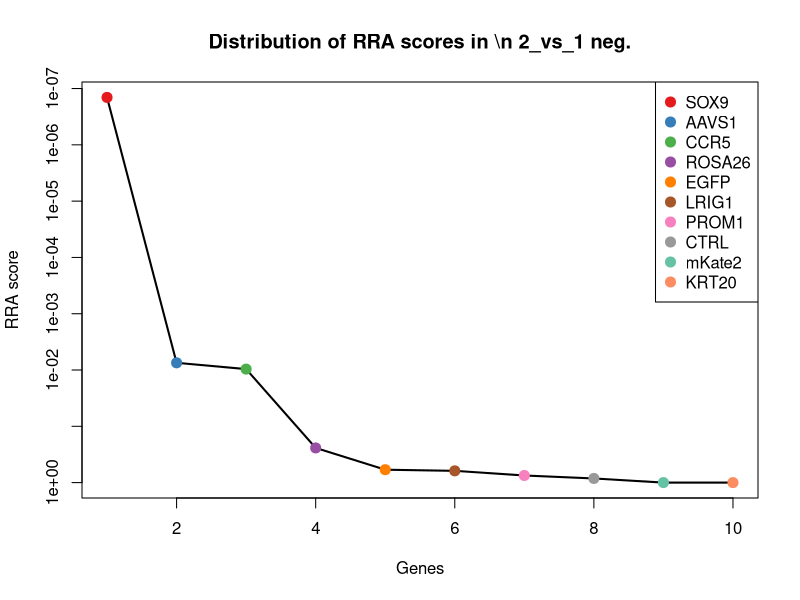
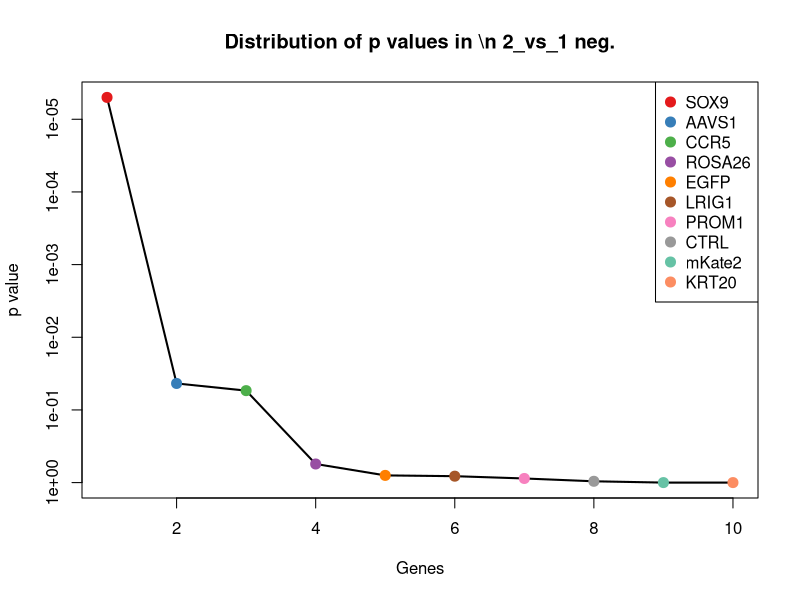
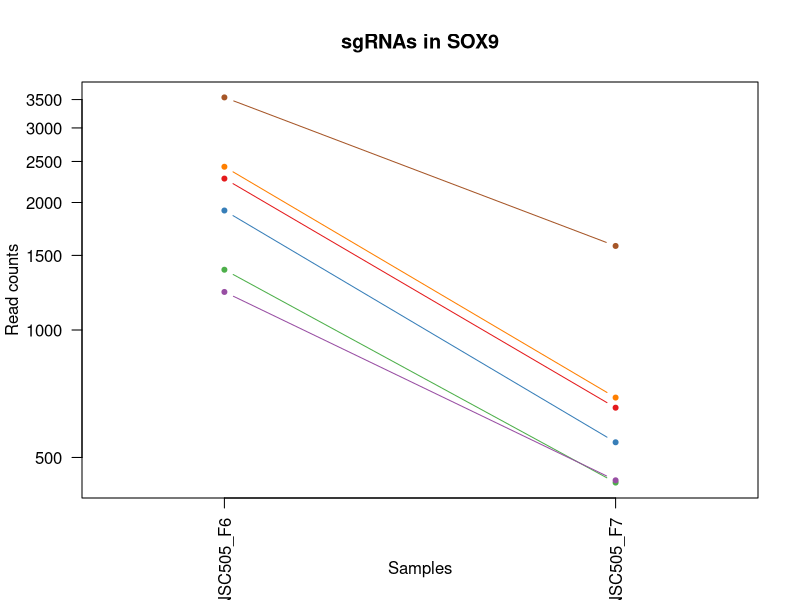
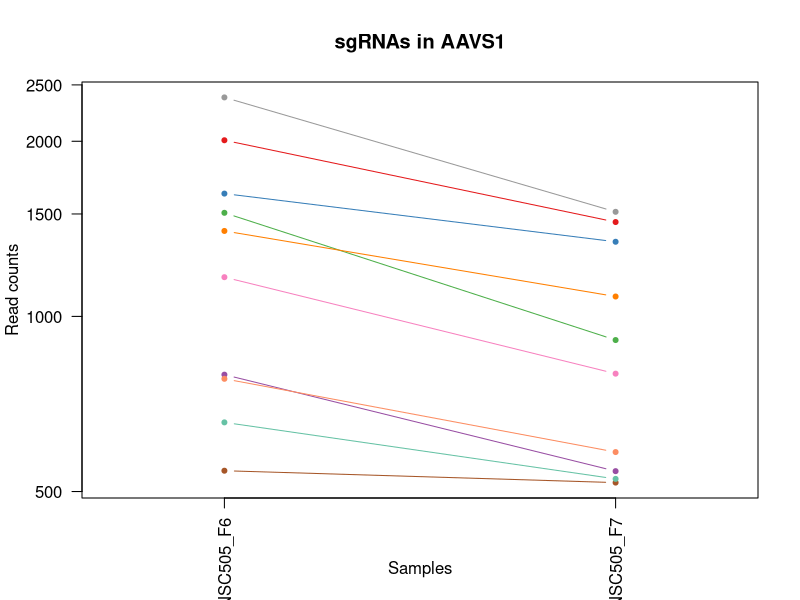
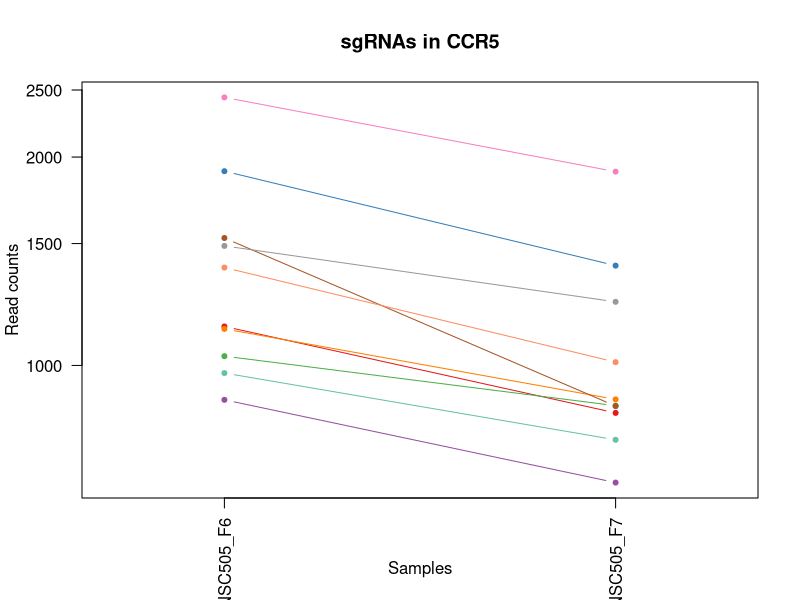
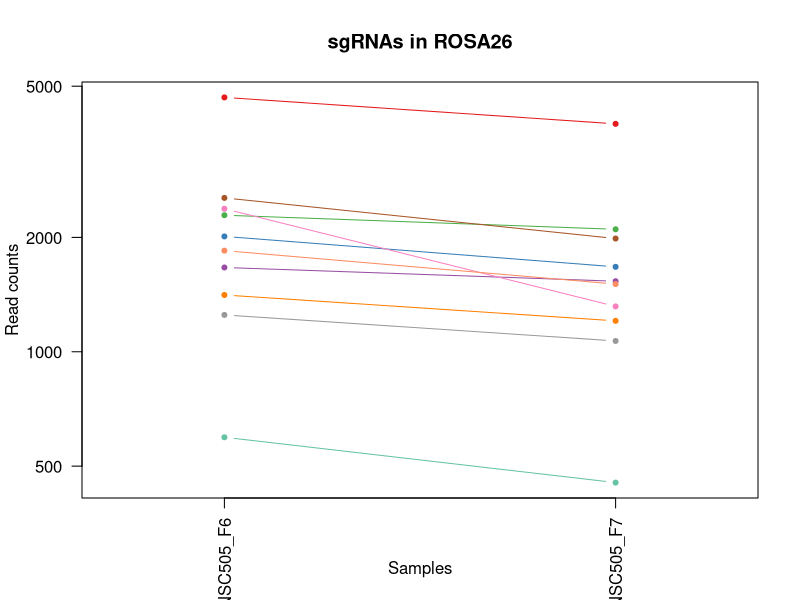
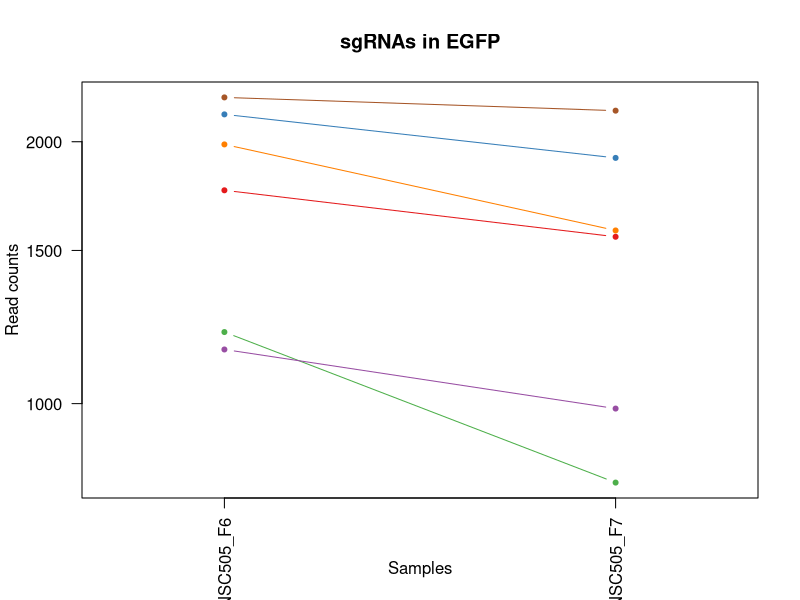
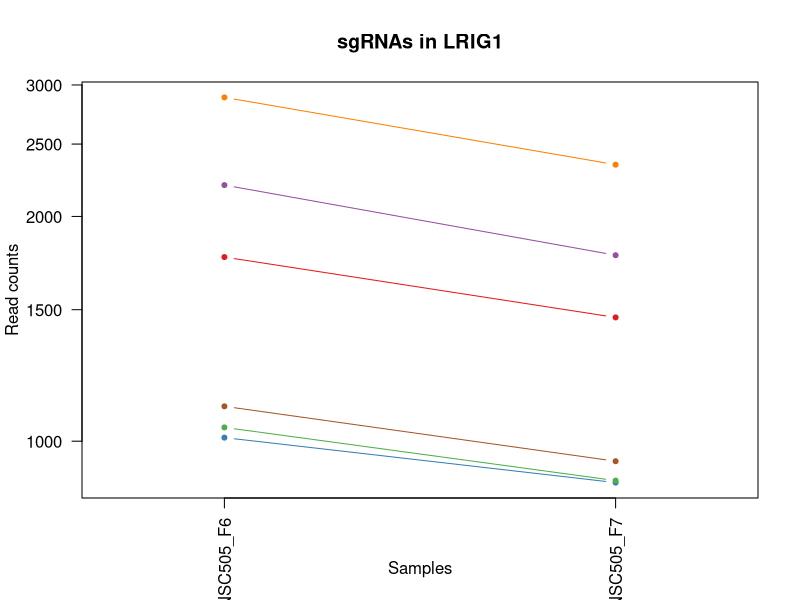

These charts were generated, in order, by the following R code: (Note: this script raises an error after producing the figures.)
pdf(file='S5B_c1_t2.pdf',width=4.5,height=4.5);
gstable=read.table('S5B_c1_t2.gene_summary.txt',header=T)
# 
#
# parameters
# Do not modify the variables beginning with "__"

# gstablename='__GENE_SUMMARY_FILE__'
startindex=3
# outputfile='__OUTPUT_FILE__'
targetgenelist=c("SOX9","AAVS1","CCR5","ROSA26","EGFP","LRIG1","PROM1","CTRL","mKate2","KRT20")
# samplelabel=sub('.\\w+.\\w+$','',colnames(gstable)[startindex]);
samplelabel='2_vs_1 neg.'


# You need to write some codes in front of this code:
# gstable=read.table(gstablename,header=T)
# pdf(file=outputfile,width=6,height=6)


# set up color using RColorBrewer
#library(RColorBrewer)
#colors <- brewer.pal(length(targetgenelist), "Set1")

colors=c( "#E41A1C", "#377EB8", "#4DAF4A", "#984EA3", "#FF7F00",  "#A65628", "#F781BF",
          "#999999", "#66C2A5", "#FC8D62", "#8DA0CB", "#E78AC3", "#A6D854", "#FFD92F", "#E5C494", "#B3B3B3", 
          "#8DD3C7", "#FFFFB3", "#BEBADA", "#FB8072", "#80B1D3", "#FDB462", "#B3DE69", "#FCCDE5",
          "#D9D9D9", "#BC80BD", "#CCEBC5", "#FFED6F")

######
# function definition

plotrankedvalues<-function(val, tglist, ...){
  
  plot(val,log='y',ylim=c(max(val),min(val)),type='l',lwd=2, ...)
  if(length(tglist)>0){
    for(i in 1:length(tglist)){
      targetgene=tglist[i];
      tx=which(names(val)==targetgene);ty=val[targetgene];
      points(tx,ty,col=colors[(i %% length(colors)) ],cex=2,pch=20)
      # text(tx+50,ty,targetgene,col=colors[i])
    }
    legend('topright',tglist,pch=20,pt.cex = 2,cex=1,col=colors)
  }
}



plotrandvalues<-function(val,targetgenelist, ...){
  # choose the one with the best distance distribution
  
  mindiffvalue=0;
  randval=val;
  for(i in 1:20){
    randval0=sample(val)
    vindex=sort(which(names(randval0) %in% targetgenelist))
    if(max(vindex)>0.9*length(val)){
      # print('pass...')
      next;
    }
    mindiffind=min(diff(vindex));
    if (mindiffind > mindiffvalue){
      mindiffvalue=mindiffind;
      randval=randval0;
      # print(paste('Diff: ',mindiffvalue))
    }
  }
  plot(randval,log='y',ylim=c(max(randval),min(randval)),pch=20,col='grey', ...)
  
  if(length(targetgenelist)>0){
    for(i in 1:length(targetgenelist)){
      targetgene=targetgenelist[i];
      tx=which(names(randval)==targetgene);ty=randval[targetgene];
      points(tx,ty,col=colors[(i %% length(colors)) ],cex=2,pch=20)
      text(tx+50,ty,targetgene,col=colors[i])
    }
  }
  
}




# set.seed(1235)



pvec=gstable[,startindex]
names(pvec)=gstable[,'id']
pvec=sort(pvec);

plotrankedvalues(pvec,targetgenelist,xlab='Genes',ylab='RRA score',main=paste('Distribution of RRA scores in \\n',samplelabel))

# plotrandvalues(pvec,targetgenelist,xlab='Genes',ylab='RRA score',main=paste('Distribution of RRA scores in \\n',samplelabel))


pvec=gstable[,startindex+1]
names(pvec)=gstable[,'id']
pvec=sort(pvec);

plotrankedvalues(pvec,targetgenelist,xlab='Genes',ylab='p value',main=paste('Distribution of p values in \\n',samplelabel))

# plotrandvalues(pvec,targetgenelist,xlab='Genes',ylab='p value',main=paste('Distribution of p values in \\n',samplelabel))



# you need to write after this code:
# dev.off()






# parameters
# Do not modify the variables beginning with "__"
targetmat=list(c(2276.6525020988247,654.4283171420728),c(1913.8283198908612,542.0847893660169),c(1386.6715564284002,435.1948308994784),c(1228.801492414248,440.64840020899567),c(2428.0600488726313,691.5125884467902),c(3540.536230960662,1578.2629581742988))
targetgene="SOX9"
collabel=c("S38_MNSC505_F6","S39_MNSC505_F7")

# set up color using RColorBrewer
#library(RColorBrewer)
#colors <- brewer.pal(length(targetgenelist), "Set1")

colors=c( "#E41A1C", "#377EB8", "#4DAF4A", "#984EA3", "#FF7F00",  "#A65628", "#F781BF",
          "#999999", "#66C2A5", "#FC8D62", "#8DA0CB", "#E78AC3", "#A6D854", "#FFD92F", "#E5C494", "#B3B3B3", 
          "#8DD3C7", "#FFFFB3", "#BEBADA", "#FB8072", "#80B1D3", "#FDB462", "#B3DE69", "#FCCDE5",
          "#D9D9D9", "#BC80BD", "#CCEBC5", "#FFED6F")


## code

targetmatvec=unlist(targetmat)+1
yrange=range(targetmatvec[targetmatvec>0]);
# yrange[1]=1; # set the minimum value to 1
for(i in 1:length(targetmat)){
  vali=targetmat[[i]]+1;
  if(i==1){
    plot(1:length(vali),vali,type='b',las=1,pch=20,main=paste('sgRNAs in',targetgene),ylab='Read counts',xlab='Samples',xlim=c(0.7,length(vali)+0.3),ylim = yrange,col=colors[(i %% length(colors))],xaxt='n',log='y')
    axis(1,at=1:length(vali),labels=(collabel),las=2)
    # lines(0:100,rep(1,101),col='black');
  }else{
    lines(1:length(vali),vali,type='b',pch=20,col=colors[(i %% length(colors))])
  }
}




# parameters
# Do not modify the variables beginning with "__"
targetmat=list(c(2007.0732115015592,1451.740150193498),c(1624.8614775725594,1342.6687640031528),c(1505.7665170004798,909.6553608274812),c(793.0431870652435,540.9940755041135),c(1401.4430244063326,1080.8974371463235),c(541.9282314403935,516.9983705422375),c(1166.9459702566564,796.2211191895219),c(2378.2063444471096,1511.7294125981882),c(656.4071082693691,524.6333675755617),c(780.1181525845527,583.5319161183482))
targetgene="AAVS1"
collabel=c("S38_MNSC505_F6","S39_MNSC505_F7")

# set up color using RColorBrewer
#library(RColorBrewer)
#colors <- brewer.pal(length(targetgenelist), "Set1")

colors=c( "#E41A1C", "#377EB8", "#4DAF4A", "#984EA3", "#FF7F00",  "#A65628", "#F781BF",
          "#999999", "#66C2A5", "#FC8D62", "#8DA0CB", "#E78AC3", "#A6D854", "#FFD92F", "#E5C494", "#B3B3B3", 
          "#8DD3C7", "#FFFFB3", "#BEBADA", "#FB8072", "#80B1D3", "#FDB462", "#B3DE69", "#FCCDE5",
          "#D9D9D9", "#BC80BD", "#CCEBC5", "#FFED6F")


## code

targetmatvec=unlist(targetmat)+1
yrange=range(targetmatvec[targetmatvec>0]);
# yrange[1]=1; # set the minimum value to 1
for(i in 1:length(targetmat)){
  vali=targetmat[[i]]+1;
  if(i==1){
    plot(1:length(vali),vali,type='b',las=1,pch=20,main=paste('sgRNAs in',targetgene),ylab='Read counts',xlab='Samples',xlim=c(0.7,length(vali)+0.3),ylim = yrange,col=colors[(i %% length(colors))],xaxt='n',log='y')
    axis(1,at=1:length(vali),labels=(collabel),las=2)
    # lines(0:100,rep(1,101),col='black');
  }else{
    lines(1:length(vali),vali,type='b',pch=20,col=colors[(i %% length(colors))])
  }
}




# parameters
# Do not modify the variables beginning with "__"
targetmat=list(c(1137.4030343007917,852.9382400085016),c(1907.365802650516,1392.8416016507115),c(1030.309891460782,873.6618033846672),c(890.9041624190454,676.2425943801419),c(1128.1708668145839,892.2039390370259),c(1527.0005022187577,872.5710895227637),c(2438.21543310746,1904.3864028834319),c(1487.3021820280644,1234.6880916747107),c(973.9936697949149,779.8604112609701),c(1383.901906182538,1010.001036122599))
targetgene="CCR5"
collabel=c("S38_MNSC505_F6","S39_MNSC505_F7")

# set up color using RColorBrewer
#library(RColorBrewer)
#colors <- brewer.pal(length(targetgenelist), "Set1")

colors=c( "#E41A1C", "#377EB8", "#4DAF4A", "#984EA3", "#FF7F00",  "#A65628", "#F781BF",
          "#999999", "#66C2A5", "#FC8D62", "#8DA0CB", "#E78AC3", "#A6D854", "#FFD92F", "#E5C494", "#B3B3B3", 
          "#8DD3C7", "#FFFFB3", "#BEBADA", "#FB8072", "#80B1D3", "#FDB462", "#B3DE69", "#FCCDE5",
          "#D9D9D9", "#BC80BD", "#CCEBC5", "#FFED6F")


## code

targetmatvec=unlist(targetmat)+1
yrange=range(targetmatvec[targetmatvec>0]);
# yrange[1]=1; # set the minimum value to 1
for(i in 1:length(targetmat)){
  vali=targetmat[[i]]+1;
  if(i==1){
    plot(1:length(vali),vali,type='b',las=1,pch=20,main=paste('sgRNAs in',targetgene),ylab='Read counts',xlab='Samples',xlim=c(0.7,length(vali)+0.3),ylim = yrange,col=colors[(i %% length(colors))],xaxt='n',log='y')
    axis(1,at=1:length(vali),labels=(collabel),las=2)
    # lines(0:100,rep(1,101),col='black');
  }else{
    lines(1:length(vali),vali,type='b',pch=20,col=colors[(i %% length(colors))])
  }
}




# parameters
# Do not modify the variables beginning with "__"
targetmat=list(c(4670.553531272488,3978.9241682238026),c(2010.7660784960424,1672.064350297996),c(2286.807886333653,2099.6241841641504),c(1665.4830145118735,1532.4529759743539),c(1409.7519751439195,1205.2388174033174),c(2539.7692754557447,1985.0992286642875),c(2378.2063444471096,1315.4009174555663),c(1249.112260883905,1066.7181569415786),c(594.5515861117774,451.55553882803025),c(1844.5870637443034,1506.2758432886708))
targetgene="ROSA26"
collabel=c("S38_MNSC505_F6","S39_MNSC505_F7")

# set up color using RColorBrewer
#library(RColorBrewer)
#colors <- brewer.pal(length(targetgenelist), "Set1")

colors=c( "#E41A1C", "#377EB8", "#4DAF4A", "#984EA3", "#FF7F00",  "#A65628", "#F781BF",
          "#999999", "#66C2A5", "#FC8D62", "#8DA0CB", "#E78AC3", "#A6D854", "#FFD92F", "#E5C494", "#B3B3B3", 
          "#8DD3C7", "#FFFFB3", "#BEBADA", "#FB8072", "#80B1D3", "#FDB462", "#B3DE69", "#FCCDE5",
          "#D9D9D9", "#BC80BD", "#CCEBC5", "#FFED6F")


## code

targetmatvec=unlist(targetmat)+1
yrange=range(targetmatvec[targetmatvec>0]);
# yrange[1]=1; # set the minimum value to 1
for(i in 1:length(targetmat)){
  vali=targetmat[[i]]+1;
  if(i==1){
    plot(1:length(vali),vali,type='b',las=1,pch=20,main=paste('sgRNAs in',targetgene),ylab='Read counts',xlab='Samples',xlim=c(0.7,length(vali)+0.3),ylim = yrange,col=colors[(i %% length(colors))],xaxt='n',log='y')
    axis(1,at=1:length(vali),labels=(collabel),las=2)
    # lines(0:100,rep(1,101),col='black');
  }else{
    lines(1:length(vali),vali,type='b',pch=20,col=colors[(i %% length(colors))])
  }
}




# parameters
# Do not modify the variables beginning with "__"
targetmat=list(c(1757.8046893739506,1554.267253212423),c(2149.2485907891582,1915.2935415024663),c(1207.5675071959704,810.4003993942669),c(1153.0977190273447,986.005331160723),c(1984.9160095346606,1580.4443858981058),c(2248.0327828915806,2170.5205851878745))
targetgene="EGFP"
collabel=c("S38_MNSC505_F6","S39_MNSC505_F7")

# set up color using RColorBrewer
#library(RColorBrewer)
#colors <- brewer.pal(length(targetgenelist), "Set1")

colors=c( "#E41A1C", "#377EB8", "#4DAF4A", "#984EA3", "#FF7F00",  "#A65628", "#F781BF",
          "#999999", "#66C2A5", "#FC8D62", "#8DA0CB", "#E78AC3", "#A6D854", "#FFD92F", "#E5C494", "#B3B3B3", 
          "#8DD3C7", "#FFFFB3", "#BEBADA", "#FB8072", "#80B1D3", "#FDB462", "#B3DE69", "#FCCDE5",
          "#D9D9D9", "#BC80BD", "#CCEBC5", "#FFED6F")


## code

targetmatvec=unlist(targetmat)+1
yrange=range(targetmatvec[targetmatvec>0]);
# yrange[1]=1; # set the minimum value to 1
for(i in 1:length(targetmat)){
  vali=targetmat[[i]]+1;
  if(i==1){
    plot(1:length(vali),vali,type='b',las=1,pch=20,main=paste('sgRNAs in',targetgene),ylab='Read counts',xlab='Samples',xlim=c(0.7,length(vali)+0.3),ylim = yrange,col=colors[(i %% length(colors))],xaxt='n',log='y')
    axis(1,at=1:length(vali),labels=(collabel),las=2)
    # lines(0:100,rep(1,101),col='black');
  }else{
    lines(1:length(vali),vali,type='b',pch=20,col=colors[(i %% length(colors))])
  }
}




# parameters
# Do not modify the variables beginning with "__"
targetmat=list(c(1763.3439898656752,1463.738002674436),c(1009.999122991125,879.1153726941844),c(1042.311709192852,884.5689420037017),c(2201.871945460542,1773.5007394550173),c(2885.9755561885345,2345.0348030924274),c(1112.4761820880308,939.1046350988745))
targetgene="LRIG1"
collabel=c("S38_MNSC505_F6","S39_MNSC505_F7")

# set up color using RColorBrewer
#library(RColorBrewer)
#colors <- brewer.pal(length(targetgenelist), "Set1")

colors=c( "#E41A1C", "#377EB8", "#4DAF4A", "#984EA3", "#FF7F00",  "#A65628", "#F781BF",
          "#999999", "#66C2A5", "#FC8D62", "#8DA0CB", "#E78AC3", "#A6D854", "#FFD92F", "#E5C494", "#B3B3B3", 
          "#8DD3C7", "#FFFFB3", "#BEBADA", "#FB8072", "#80B1D3", "#FDB462", "#B3DE69", "#FCCDE5",
          "#D9D9D9", "#BC80BD", "#CCEBC5", "#FFED6F")


## code

targetmatvec=unlist(targetmat)+1
yrange=range(targetmatvec[targetmatvec>0]);
# yrange[1]=1; # set the minimum value to 1
for(i in 1:length(targetmat)){
  vali=targetmat[[i]]+1;
  if(i==1){
    plot(1:length(vali),vali,type='b',las=1,pch=20,main=paste('sgRNAs in',targetgene),ylab='Read counts',xlab='Samples',xlim=c(0.7,length(vali)+0.3),ylim = yrange,col=colors[(i %% length(colors))],xaxt='n',log='y')
    axis(1,at=1:length(vali),labels=(collabel),las=2)
    # lines(0:100,rep(1,101),col='black');
  }else{
    lines(1:length(vali),vali,type='b',pch=20,col=colors[(i %% length(colors))])
  }
}




# parameters
# Do not modify the variables beginning with "__"
targetmat=list(c(1302.6588323039098,1196.5131065080898),c(2185.2540439853683,1948.01495735957),c(1477.146797793236,1236.8695193985175),c(2405.902846905733,1968.7385207357356),c(1486.3789652794435,1325.2173422126973),c(3332.8124625209884,2742.054648825285))
targetgene="PROM1"
collabel=c("S38_MNSC505_F6","S39_MNSC505_F7")

# set up color using RColorBrewer
#library(RColorBrewer)
#colors <- brewer.pal(length(targetgenelist), "Set1")

colors=c( "#E41A1C", "#377EB8", "#4DAF4A", "#984EA3", "#FF7F00",  "#A65628", "#F781BF",
          "#999999", "#66C2A5", "#FC8D62", "#8DA0CB", "#E78AC3", "#A6D854", "#FFD92F", "#E5C494", "#B3B3B3", 
          "#8DD3C7", "#FFFFB3", "#BEBADA", "#FB8072", "#80B1D3", "#FDB462", "#B3DE69", "#FCCDE5",
          "#D9D9D9", "#BC80BD", "#CCEBC5", "#FFED6F")


## code

targetmatvec=unlist(targetmat)+1
yrange=range(targetmatvec[targetmatvec>0]);
# yrange[1]=1; # set the minimum value to 1
for(i in 1:length(targetmat)){
  vali=targetmat[[i]]+1;
  if(i==1){
    plot(1:length(vali),vali,type='b',las=1,pch=20,main=paste('sgRNAs in',targetgene),ylab='Read counts',xlab='Samples',xlim=c(0.7,length(vali)+0.3),ylim = yrange,col=colors[(i %% length(colors))],xaxt='n',log='y')
    axis(1,at=1:length(vali),labels=(collabel),las=2)
    # lines(0:100,rep(1,101),col='black');
  }else{
    lines(1:length(vali),vali,type='b',pch=20,col=colors[(i %% length(colors))])
  }
}




# parameters
# Do not modify the variables beginning with "__"
targetmat=list(c(1289.733797823219,1195.4223926461864),c(1171.56205399976,1057.992446046351),c(3876.5871274586234,3647.3471542051525),c(709.953679689374,643.5211785230382),c(1293.4266648177022,1149.6124104462413),c(2690.2536054809307,2121.438461402219),c(1745.8028716418805,1371.0273244126424),c(1437.4484776025427,1228.1438085032898),c(1290.65701457184,1141.977413412917),c(2174.175443001919,2008.00421976426))
targetgene="CTRL"
collabel=c("S38_MNSC505_F6","S39_MNSC505_F7")

# set up color using RColorBrewer
#library(RColorBrewer)
#colors <- brewer.pal(length(targetgenelist), "Set1")

colors=c( "#E41A1C", "#377EB8", "#4DAF4A", "#984EA3", "#FF7F00",  "#A65628", "#F781BF",
          "#999999", "#66C2A5", "#FC8D62", "#8DA0CB", "#E78AC3", "#A6D854", "#FFD92F", "#E5C494", "#B3B3B3", 
          "#8DD3C7", "#FFFFB3", "#BEBADA", "#FB8072", "#80B1D3", "#FDB462", "#B3DE69", "#FCCDE5",
          "#D9D9D9", "#BC80BD", "#CCEBC5", "#FFED6F")


## code

targetmatvec=unlist(targetmat)+1
yrange=range(targetmatvec[targetmatvec>0]);
# yrange[1]=1; # set the minimum value to 1
for(i in 1:length(targetmat)){
  vali=targetmat[[i]]+1;
  if(i==1){
    plot(1:length(vali),vali,type='b',las=1,pch=20,main=paste('sgRNAs in',targetgene),ylab='Read counts',xlab='Samples',xlim=c(0.7,length(vali)+0.3),ylim = yrange,col=colors[(i %% length(colors))],xaxt='n',log='y')
    axis(1,at=1:length(vali),labels=(collabel),las=2)
    # lines(0:100,rep(1,101),col='black');
  }else{
    lines(1:length(vali),vali,type='b',pch=20,col=colors[(i %% length(colors))])
  }
}




# parameters
# Do not modify the variables beginning with "__"
targetmat=list(c(763.5002511093788,2780.2296339919058),c(997.0740885104342,3385.5758273483234),c(832.7415072559368,3116.16950345817),c(957.375768319741,1939.2892464643423),c(736.7269653993764,2415.931204116152),c(1274.9623298452866,4401.03043278044))
targetgene="mKate2"
collabel=c("S38_MNSC505_F6","S39_MNSC505_F7")

# set up color using RColorBrewer
#library(RColorBrewer)
#colors <- brewer.pal(length(targetgenelist), "Set1")

colors=c( "#E41A1C", "#377EB8", "#4DAF4A", "#984EA3", "#FF7F00",  "#A65628", "#F781BF",
          "#999999", "#66C2A5", "#FC8D62", "#8DA0CB", "#E78AC3", "#A6D854", "#FFD92F", "#E5C494", "#B3B3B3", 
          "#8DD3C7", "#FFFFB3", "#BEBADA", "#FB8072", "#80B1D3", "#FDB462", "#B3DE69", "#FCCDE5",
          "#D9D9D9", "#BC80BD", "#CCEBC5", "#FFED6F")


## code

targetmatvec=unlist(targetmat)+1
yrange=range(targetmatvec[targetmatvec>0]);
# yrange[1]=1; # set the minimum value to 1
for(i in 1:length(targetmat)){
  vali=targetmat[[i]]+1;
  if(i==1){
    plot(1:length(vali),vali,type='b',las=1,pch=20,main=paste('sgRNAs in',targetgene),ylab='Read counts',xlab='Samples',xlim=c(0.7,length(vali)+0.3),ylim = yrange,col=colors[(i %% length(colors))],xaxt='n',log='y')
    axis(1,at=1:length(vali),labels=(collabel),las=2)
    # lines(0:100,rep(1,101),col='black');
  }else{
    lines(1:length(vali),vali,type='b',pch=20,col=colors[(i %% length(colors))])
  }
}




# parameters
# Do not modify the variables beginning with "__"
targetmat=list(c(1068.1617781542336,3156.5259163485975),c(1284.1944973314944,4325.771176309101),c(1308.1981327956346,3658.254292824187),c(619.4784383245383,1741.870037459817),c(1847.3567139901656,5614.9949610789845),c(903.8291968997362,2441.0176229399317))
targetgene="KRT20"
collabel=c("S38_MNSC505_F6","S39_MNSC505_F7")

# set up color using RColorBrewer
#library(RColorBrewer)
#colors <- brewer.pal(length(targetgenelist), "Set1")

colors=c( "#E41A1C", "#377EB8", "#4DAF4A", "#984EA3", "#FF7F00",  "#A65628", "#F781BF",
          "#999999", "#66C2A5", "#FC8D62", "#8DA0CB", "#E78AC3", "#A6D854", "#FFD92F", "#E5C494", "#B3B3B3", 
          "#8DD3C7", "#FFFFB3", "#BEBADA", "#FB8072", "#80B1D3", "#FDB462", "#B3DE69", "#FCCDE5",
          "#D9D9D9", "#BC80BD", "#CCEBC5", "#FFED6F")


## code

targetmatvec=unlist(targetmat)+1
yrange=range(targetmatvec[targetmatvec>0]);
# yrange[1]=1; # set the minimum value to 1
for(i in 1:length(targetmat)){
  vali=targetmat[[i]]+1;
  if(i==1){
    plot(1:length(vali),vali,type='b',las=1,pch=20,main=paste('sgRNAs in',targetgene),ylab='Read counts',xlab='Samples',xlim=c(0.7,length(vali)+0.3),ylim = yrange,col=colors[(i %% length(colors))],xaxt='n',log='y')
    axis(1,at=1:length(vali),labels=(collabel),las=2)
    # lines(0:100,rep(1,101),col='black');
  }else{
    lines(1:length(vali),vali,type='b',pch=20,col=colors[(i %% length(colors))])
  }
}



# 
#
# parameters
# Do not modify the variables beginning with "__"

# gstablename='__GENE_SUMMARY_FILE__'
startindex=9
# outputfile='__OUTPUT_FILE__'
targetgenelist=c("mKate2","KRT20","EGFP","PROM1","AAVS1","CTRL","LRIG1","ROSA26","CCR5","SOX9")
# samplelabel=sub('.\\w+.\\w+$','',colnames(gstable)[startindex]);
samplelabel='2_vs_1 pos.'


# You need to write some codes in front of this code:
# gstable=read.table(gstablename,header=T)
# pdf(file=outputfile,width=6,height=6)


# set up color using RColorBrewer
#library(RColorBrewer)
#colors <- brewer.pal(length(targetgenelist), "Set1")

colors=c( "#E41A1C", "#377EB8", "#4DAF4A", "#984EA3", "#FF7F00",  "#A65628", "#F781BF",
          "#999999", "#66C2A5", "#FC8D62", "#8DA0CB", "#E78AC3", "#A6D854", "#FFD92F", "#E5C494", "#B3B3B3", 
          "#8DD3C7", "#FFFFB3", "#BEBADA", "#FB8072", "#80B1D3", "#FDB462", "#B3DE69", "#FCCDE5",
          "#D9D9D9", "#BC80BD", "#CCEBC5", "#FFED6F")

######
# function definition

plotrankedvalues<-function(val, tglist, ...){
  
  plot(val,log='y',ylim=c(max(val),min(val)),type='l',lwd=2, ...)
  if(length(tglist)>0){
    for(i in 1:length(tglist)){
      targetgene=tglist[i];
      tx=which(names(val)==targetgene);ty=val[targetgene];
      points(tx,ty,col=colors[(i %% length(colors)) ],cex=2,pch=20)
      # text(tx+50,ty,targetgene,col=colors[i])
    }
    legend('topright',tglist,pch=20,pt.cex = 2,cex=1,col=colors)
  }
}



plotrandvalues<-function(val,targetgenelist, ...){
  # choose the one with the best distance distribution
  
  mindiffvalue=0;
  randval=val;
  for(i in 1:20){
    randval0=sample(val)
    vindex=sort(which(names(randval0) %in% targetgenelist))
    if(max(vindex)>0.9*length(val)){
      # print('pass...')
      next;
    }
    mindiffind=min(diff(vindex));
    if (mindiffind > mindiffvalue){
      mindiffvalue=mindiffind;
      randval=randval0;
      # print(paste('Diff: ',mindiffvalue))
    }
  }
  plot(randval,log='y',ylim=c(max(randval),min(randval)),pch=20,col='grey', ...)
  
  if(length(targetgenelist)>0){
    for(i in 1:length(targetgenelist)){
      targetgene=targetgenelist[i];
      tx=which(names(randval)==targetgene);ty=randval[targetgene];
      points(tx,ty,col=colors[(i %% length(colors)) ],cex=2,pch=20)
      text(tx+50,ty,targetgene,col=colors[i])
    }
  }
  
}




# set.seed(1235)



pvec=gstable[,startindex]
names(pvec)=gstable[,'id']
pvec=sort(pvec);

plotrankedvalues(pvec,targetgenelist,xlab='Genes',ylab='RRA score',main=paste('Distribution of RRA scores in \\n',samplelabel))

# plotrandvalues(pvec,targetgenelist,xlab='Genes',ylab='RRA score',main=paste('Distribution of RRA scores in \\n',samplelabel))


pvec=gstable[,startindex+1]
names(pvec)=gstable[,'id']
pvec=sort(pvec);

plotrankedvalues(pvec,targetgenelist,xlab='Genes',ylab='p value',main=paste('Distribution of p values in \\n',samplelabel))

# plotrandvalues(pvec,targetgenelist,xlab='Genes',ylab='p value',main=paste('Distribution of p values in \\n',samplelabel))



# you need to write after this code:
# dev.off()






# parameters
# Do not modify the variables beginning with "__"
targetmat=list(c(763.5002511093788,2780.2296339919058),c(997.0740885104342,3385.5758273483234),c(832.7415072559368,3116.16950345817),c(957.375768319741,1939.2892464643423),c(736.7269653993764,2415.931204116152),c(1274.9623298452866,4401.03043278044))
targetgene="mKate2"
collabel=c("S38_MNSC505_F6","S39_MNSC505_F7")

# set up color using RColorBrewer
#library(RColorBrewer)
#colors <- brewer.pal(length(targetgenelist), "Set1")

colors=c( "#E41A1C", "#377EB8", "#4DAF4A", "#984EA3", "#FF7F00",  "#A65628", "#F781BF",
          "#999999", "#66C2A5", "#FC8D62", "#8DA0CB", "#E78AC3", "#A6D854", "#FFD92F", "#E5C494", "#B3B3B3", 
          "#8DD3C7", "#FFFFB3", "#BEBADA", "#FB8072", "#80B1D3", "#FDB462", "#B3DE69", "#FCCDE5",
          "#D9D9D9", "#BC80BD", "#CCEBC5", "#FFED6F")


## code

targetmatvec=unlist(targetmat)+1
yrange=range(targetmatvec[targetmatvec>0]);
# yrange[1]=1; # set the minimum value to 1
for(i in 1:length(targetmat)){
  vali=targetmat[[i]]+1;
  if(i==1){
    plot(1:length(vali),vali,type='b',las=1,pch=20,main=paste('sgRNAs in',targetgene),ylab='Read counts',xlab='Samples',xlim=c(0.7,length(vali)+0.3),ylim = yrange,col=colors[(i %% length(colors))],xaxt='n',log='y')
    axis(1,at=1:length(vali),labels=(collabel),las=2)
    # lines(0:100,rep(1,101),col='black');
  }else{
    lines(1:length(vali),vali,type='b',pch=20,col=colors[(i %% length(colors))])
  }
}




# parameters
# Do not modify the variables beginning with "__"
targetmat=list(c(1068.1617781542336,3156.5259163485975),c(1284.1944973314944,4325.771176309101),c(1308.1981327956346,3658.254292824187),c(619.4784383245383,1741.870037459817),c(1847.3567139901656,5614.9949610789845),c(903.8291968997362,2441.0176229399317))
targetgene="KRT20"
collabel=c("S38_MNSC505_F6","S39_MNSC505_F7")

# set up color using RColorBrewer
#library(RColorBrewer)
#colors <- brewer.pal(length(targetgenelist), "Set1")

colors=c( "#E41A1C", "#377EB8", "#4DAF4A", "#984EA3", "#FF7F00",  "#A65628", "#F781BF",
          "#999999", "#66C2A5", "#FC8D62", "#8DA0CB", "#E78AC3", "#A6D854", "#FFD92F", "#E5C494", "#B3B3B3", 
          "#8DD3C7", "#FFFFB3", "#BEBADA", "#FB8072", "#80B1D3", "#FDB462", "#B3DE69", "#FCCDE5",
          "#D9D9D9", "#BC80BD", "#CCEBC5", "#FFED6F")


## code

targetmatvec=unlist(targetmat)+1
yrange=range(targetmatvec[targetmatvec>0]);
# yrange[1]=1; # set the minimum value to 1
for(i in 1:length(targetmat)){
  vali=targetmat[[i]]+1;
  if(i==1){
    plot(1:length(vali),vali,type='b',las=1,pch=20,main=paste('sgRNAs in',targetgene),ylab='Read counts',xlab='Samples',xlim=c(0.7,length(vali)+0.3),ylim = yrange,col=colors[(i %% length(colors))],xaxt='n',log='y')
    axis(1,at=1:length(vali),labels=(collabel),las=2)
    # lines(0:100,rep(1,101),col='black');
  }else{
    lines(1:length(vali),vali,type='b',pch=20,col=colors[(i %% length(colors))])
  }
}




# parameters
# Do not modify the variables beginning with "__"
targetmat=list(c(1757.8046893739506,1554.267253212423),c(2149.2485907891582,1915.2935415024663),c(1207.5675071959704,810.4003993942669),c(1153.0977190273447,986.005331160723),c(1984.9160095346606,1580.4443858981058),c(2248.0327828915806,2170.5205851878745))
targetgene="EGFP"
collabel=c("S38_MNSC505_F6","S39_MNSC505_F7")

# set up color using RColorBrewer
#library(RColorBrewer)
#colors <- brewer.pal(length(targetgenelist), "Set1")

colors=c( "#E41A1C", "#377EB8", "#4DAF4A", "#984EA3", "#FF7F00",  "#A65628", "#F781BF",
          "#999999", "#66C2A5", "#FC8D62", "#8DA0CB", "#E78AC3", "#A6D854", "#FFD92F", "#E5C494", "#B3B3B3", 
          "#8DD3C7", "#FFFFB3", "#BEBADA", "#FB8072", "#80B1D3", "#FDB462", "#B3DE69", "#FCCDE5",
          "#D9D9D9", "#BC80BD", "#CCEBC5", "#FFED6F")


## code

targetmatvec=unlist(targetmat)+1
yrange=range(targetmatvec[targetmatvec>0]);
# yrange[1]=1; # set the minimum value to 1
for(i in 1:length(targetmat)){
  vali=targetmat[[i]]+1;
  if(i==1){
    plot(1:length(vali),vali,type='b',las=1,pch=20,main=paste('sgRNAs in',targetgene),ylab='Read counts',xlab='Samples',xlim=c(0.7,length(vali)+0.3),ylim = yrange,col=colors[(i %% length(colors))],xaxt='n',log='y')
    axis(1,at=1:length(vali),labels=(collabel),las=2)
    # lines(0:100,rep(1,101),col='black');
  }else{
    lines(1:length(vali),vali,type='b',pch=20,col=colors[(i %% length(colors))])
  }
}




# parameters
# Do not modify the variables beginning with "__"
targetmat=list(c(1302.6588323039098,1196.5131065080898),c(2185.2540439853683,1948.01495735957),c(1477.146797793236,1236.8695193985175),c(2405.902846905733,1968.7385207357356),c(1486.3789652794435,1325.2173422126973),c(3332.8124625209884,2742.054648825285))
targetgene="PROM1"
collabel=c("S38_MNSC505_F6","S39_MNSC505_F7")

# set up color using RColorBrewer
#library(RColorBrewer)
#colors <- brewer.pal(length(targetgenelist), "Set1")

colors=c( "#E41A1C", "#377EB8", "#4DAF4A", "#984EA3", "#FF7F00",  "#A65628", "#F781BF",
          "#999999", "#66C2A5", "#FC8D62", "#8DA0CB", "#E78AC3", "#A6D854", "#FFD92F", "#E5C494", "#B3B3B3", 
          "#8DD3C7", "#FFFFB3", "#BEBADA", "#FB8072", "#80B1D3", "#FDB462", "#B3DE69", "#FCCDE5",
          "#D9D9D9", "#BC80BD", "#CCEBC5", "#FFED6F")


## code

targetmatvec=unlist(targetmat)+1
yrange=range(targetmatvec[targetmatvec>0]);
# yrange[1]=1; # set the minimum value to 1
for(i in 1:length(targetmat)){
  vali=targetmat[[i]]+1;
  if(i==1){
    plot(1:length(vali),vali,type='b',las=1,pch=20,main=paste('sgRNAs in',targetgene),ylab='Read counts',xlab='Samples',xlim=c(0.7,length(vali)+0.3),ylim = yrange,col=colors[(i %% length(colors))],xaxt='n',log='y')
    axis(1,at=1:length(vali),labels=(collabel),las=2)
    # lines(0:100,rep(1,101),col='black');
  }else{
    lines(1:length(vali),vali,type='b',pch=20,col=colors[(i %% length(colors))])
  }
}




# parameters
# Do not modify the variables beginning with "__"
targetmat=list(c(2007.0732115015592,1451.740150193498),c(1624.8614775725594,1342.6687640031528),c(1505.7665170004798,909.6553608274812),c(793.0431870652435,540.9940755041135),c(1401.4430244063326,1080.8974371463235),c(541.9282314403935,516.9983705422375),c(1166.9459702566564,796.2211191895219),c(2378.2063444471096,1511.7294125981882),c(656.4071082693691,524.6333675755617),c(780.1181525845527,583.5319161183482))
targetgene="AAVS1"
collabel=c("S38_MNSC505_F6","S39_MNSC505_F7")

# set up color using RColorBrewer
#library(RColorBrewer)
#colors <- brewer.pal(length(targetgenelist), "Set1")

colors=c( "#E41A1C", "#377EB8", "#4DAF4A", "#984EA3", "#FF7F00",  "#A65628", "#F781BF",
          "#999999", "#66C2A5", "#FC8D62", "#8DA0CB", "#E78AC3", "#A6D854", "#FFD92F", "#E5C494", "#B3B3B3", 
          "#8DD3C7", "#FFFFB3", "#BEBADA", "#FB8072", "#80B1D3", "#FDB462", "#B3DE69", "#FCCDE5",
          "#D9D9D9", "#BC80BD", "#CCEBC5", "#FFED6F")


## code

targetmatvec=unlist(targetmat)+1
yrange=range(targetmatvec[targetmatvec>0]);
# yrange[1]=1; # set the minimum value to 1
for(i in 1:length(targetmat)){
  vali=targetmat[[i]]+1;
  if(i==1){
    plot(1:length(vali),vali,type='b',las=1,pch=20,main=paste('sgRNAs in',targetgene),ylab='Read counts',xlab='Samples',xlim=c(0.7,length(vali)+0.3),ylim = yrange,col=colors[(i %% length(colors))],xaxt='n',log='y')
    axis(1,at=1:length(vali),labels=(collabel),las=2)
    # lines(0:100,rep(1,101),col='black');
  }else{
    lines(1:length(vali),vali,type='b',pch=20,col=colors[(i %% length(colors))])
  }
}




# parameters
# Do not modify the variables beginning with "__"
targetmat=list(c(1289.733797823219,1195.4223926461864),c(1171.56205399976,1057.992446046351),c(3876.5871274586234,3647.3471542051525),c(709.953679689374,643.5211785230382),c(1293.4266648177022,1149.6124104462413),c(2690.2536054809307,2121.438461402219),c(1745.8028716418805,1371.0273244126424),c(1437.4484776025427,1228.1438085032898),c(1290.65701457184,1141.977413412917),c(2174.175443001919,2008.00421976426))
targetgene="CTRL"
collabel=c("S38_MNSC505_F6","S39_MNSC505_F7")

# set up color using RColorBrewer
#library(RColorBrewer)
#colors <- brewer.pal(length(targetgenelist), "Set1")

colors=c( "#E41A1C", "#377EB8", "#4DAF4A", "#984EA3", "#FF7F00",  "#A65628", "#F781BF",
          "#999999", "#66C2A5", "#FC8D62", "#8DA0CB", "#E78AC3", "#A6D854", "#FFD92F", "#E5C494", "#B3B3B3", 
          "#8DD3C7", "#FFFFB3", "#BEBADA", "#FB8072", "#80B1D3", "#FDB462", "#B3DE69", "#FCCDE5",
          "#D9D9D9", "#BC80BD", "#CCEBC5", "#FFED6F")


## code

targetmatvec=unlist(targetmat)+1
yrange=range(targetmatvec[targetmatvec>0]);
# yrange[1]=1; # set the minimum value to 1
for(i in 1:length(targetmat)){
  vali=targetmat[[i]]+1;
  if(i==1){
    plot(1:length(vali),vali,type='b',las=1,pch=20,main=paste('sgRNAs in',targetgene),ylab='Read counts',xlab='Samples',xlim=c(0.7,length(vali)+0.3),ylim = yrange,col=colors[(i %% length(colors))],xaxt='n',log='y')
    axis(1,at=1:length(vali),labels=(collabel),las=2)
    # lines(0:100,rep(1,101),col='black');
  }else{
    lines(1:length(vali),vali,type='b',pch=20,col=colors[(i %% length(colors))])
  }
}




# parameters
# Do not modify the variables beginning with "__"
targetmat=list(c(1763.3439898656752,1463.738002674436),c(1009.999122991125,879.1153726941844),c(1042.311709192852,884.5689420037017),c(2201.871945460542,1773.5007394550173),c(2885.9755561885345,2345.0348030924274),c(1112.4761820880308,939.1046350988745))
targetgene="LRIG1"
collabel=c("S38_MNSC505_F6","S39_MNSC505_F7")

# set up color using RColorBrewer
#library(RColorBrewer)
#colors <- brewer.pal(length(targetgenelist), "Set1")

colors=c( "#E41A1C", "#377EB8", "#4DAF4A", "#984EA3", "#FF7F00",  "#A65628", "#F781BF",
          "#999999", "#66C2A5", "#FC8D62", "#8DA0CB", "#E78AC3", "#A6D854", "#FFD92F", "#E5C494", "#B3B3B3", 
          "#8DD3C7", "#FFFFB3", "#BEBADA", "#FB8072", "#80B1D3", "#FDB462", "#B3DE69", "#FCCDE5",
          "#D9D9D9", "#BC80BD", "#CCEBC5", "#FFED6F")


## code

targetmatvec=unlist(targetmat)+1
yrange=range(targetmatvec[targetmatvec>0]);
# yrange[1]=1; # set the minimum value to 1
for(i in 1:length(targetmat)){
  vali=targetmat[[i]]+1;
  if(i==1){
    plot(1:length(vali),vali,type='b',las=1,pch=20,main=paste('sgRNAs in',targetgene),ylab='Read counts',xlab='Samples',xlim=c(0.7,length(vali)+0.3),ylim = yrange,col=colors[(i %% length(colors))],xaxt='n',log='y')
    axis(1,at=1:length(vali),labels=(collabel),las=2)
    # lines(0:100,rep(1,101),col='black');
  }else{
    lines(1:length(vali),vali,type='b',pch=20,col=colors[(i %% length(colors))])
  }
}




# parameters
# Do not modify the variables beginning with "__"
targetmat=list(c(4670.553531272488,3978.9241682238026),c(2010.7660784960424,1672.064350297996),c(2286.807886333653,2099.6241841641504),c(1665.4830145118735,1532.4529759743539),c(1409.7519751439195,1205.2388174033174),c(2539.7692754557447,1985.0992286642875),c(2378.2063444471096,1315.4009174555663),c(1249.112260883905,1066.7181569415786),c(594.5515861117774,451.55553882803025),c(1844.5870637443034,1506.2758432886708))
targetgene="ROSA26"
collabel=c("S38_MNSC505_F6","S39_MNSC505_F7")

# set up color using RColorBrewer
#library(RColorBrewer)
#colors <- brewer.pal(length(targetgenelist), "Set1")

colors=c( "#E41A1C", "#377EB8", "#4DAF4A", "#984EA3", "#FF7F00",  "#A65628", "#F781BF",
          "#999999", "#66C2A5", "#FC8D62", "#8DA0CB", "#E78AC3", "#A6D854", "#FFD92F", "#E5C494", "#B3B3B3", 
          "#8DD3C7", "#FFFFB3", "#BEBADA", "#FB8072", "#80B1D3", "#FDB462", "#B3DE69", "#FCCDE5",
          "#D9D9D9", "#BC80BD", "#CCEBC5", "#FFED6F")


## code

targetmatvec=unlist(targetmat)+1
yrange=range(targetmatvec[targetmatvec>0]);
# yrange[1]=1; # set the minimum value to 1
for(i in 1:length(targetmat)){
  vali=targetmat[[i]]+1;
  if(i==1){
    plot(1:length(vali),vali,type='b',las=1,pch=20,main=paste('sgRNAs in',targetgene),ylab='Read counts',xlab='Samples',xlim=c(0.7,length(vali)+0.3),ylim = yrange,col=colors[(i %% length(colors))],xaxt='n',log='y')
    axis(1,at=1:length(vali),labels=(collabel),las=2)
    # lines(0:100,rep(1,101),col='black');
  }else{
    lines(1:length(vali),vali,type='b',pch=20,col=colors[(i %% length(colors))])
  }
}




# parameters
# Do not modify the variables beginning with "__"
targetmat=list(c(1137.4030343007917,852.9382400085016),c(1907.365802650516,1392.8416016507115),c(1030.309891460782,873.6618033846672),c(890.9041624190454,676.2425943801419),c(1128.1708668145839,892.2039390370259),c(1527.0005022187577,872.5710895227637),c(2438.21543310746,1904.3864028834319),c(1487.3021820280644,1234.6880916747107),c(973.9936697949149,779.8604112609701),c(1383.901906182538,1010.001036122599))
targetgene="CCR5"
collabel=c("S38_MNSC505_F6","S39_MNSC505_F7")

# set up color using RColorBrewer
#library(RColorBrewer)
#colors <- brewer.pal(length(targetgenelist), "Set1")

colors=c( "#E41A1C", "#377EB8", "#4DAF4A", "#984EA3", "#FF7F00",  "#A65628", "#F781BF",
          "#999999", "#66C2A5", "#FC8D62", "#8DA0CB", "#E78AC3", "#A6D854", "#FFD92F", "#E5C494", "#B3B3B3", 
          "#8DD3C7", "#FFFFB3", "#BEBADA", "#FB8072", "#80B1D3", "#FDB462", "#B3DE69", "#FCCDE5",
          "#D9D9D9", "#BC80BD", "#CCEBC5", "#FFED6F")


## code

targetmatvec=unlist(targetmat)+1
yrange=range(targetmatvec[targetmatvec>0]);
# yrange[1]=1; # set the minimum value to 1
for(i in 1:length(targetmat)){
  vali=targetmat[[i]]+1;
  if(i==1){
    plot(1:length(vali),vali,type='b',las=1,pch=20,main=paste('sgRNAs in',targetgene),ylab='Read counts',xlab='Samples',xlim=c(0.7,length(vali)+0.3),ylim = yrange,col=colors[(i %% length(colors))],xaxt='n',log='y')
    axis(1,at=1:length(vali),labels=(collabel),las=2)
    # lines(0:100,rep(1,101),col='black');
  }else{
    lines(1:length(vali),vali,type='b',pch=20,col=colors[(i %% length(colors))])
  }
}




# parameters
# Do not modify the variables beginning with "__"
targetmat=list(c(2276.6525020988247,654.4283171420728),c(1913.8283198908612,542.0847893660169),c(1386.6715564284002,435.1948308994784),c(1228.801492414248,440.64840020899567),c(2428.0600488726313,691.5125884467902),c(3540.536230960662,1578.2629581742988))
targetgene="SOX9"
collabel=c("S38_MNSC505_F6","S39_MNSC505_F7")

# set up color using RColorBrewer
#library(RColorBrewer)
#colors <- brewer.pal(length(targetgenelist), "Set1")

colors=c( "#E41A1C", "#377EB8", "#4DAF4A", "#984EA3", "#FF7F00",  "#A65628", "#F781BF",
          "#999999", "#66C2A5", "#FC8D62", "#8DA0CB", "#E78AC3", "#A6D854", "#FFD92F", "#E5C494", "#B3B3B3", 
          "#8DD3C7", "#FFFFB3", "#BEBADA", "#FB8072", "#80B1D3", "#FDB462", "#B3DE69", "#FCCDE5",
          "#D9D9D9", "#BC80BD", "#CCEBC5", "#FFED6F")


## code

targetmatvec=unlist(targetmat)+1
yrange=range(targetmatvec[targetmatvec>0]);
# yrange[1]=1; # set the minimum value to 1
for(i in 1:length(targetmat)){
  vali=targetmat[[i]]+1;
  if(i==1){
    plot(1:length(vali),vali,type='b',las=1,pch=20,main=paste('sgRNAs in',targetgene),ylab='Read counts',xlab='Samples',xlim=c(0.7,length(vali)+0.3),ylim = yrange,col=colors[(i %% length(colors))],xaxt='n',log='y')
    axis(1,at=1:length(vali),labels=(collabel),las=2)
    # lines(0:100,rep(1,101),col='black');
  }else{
    lines(1:length(vali),vali,type='b',pch=20,col=colors[(i %% length(colors))])
  }
}



dev.off()
Sweave("S5B_c1_t2_summary.Rnw");
library(tools);

texi2dvi("S5B_c1_t2_summary.tex",pdf=TRUE);
